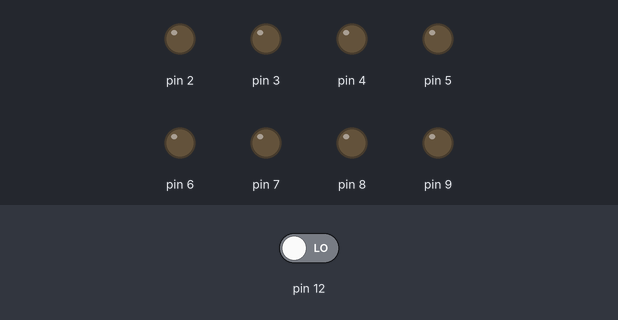
This sketch was run on a simulated Arduino Uno, built with avr-gcc and run on an emulated ATmega328P. On the bench: output pins drawn as LEDs (lit = HIGH). Inputs (shaded band) come from the test bench; at power-on: pin 12 LOW.

Above: at 1.2 s.
1.3 s: pin 12 driven HIGH
At 2.1 s:
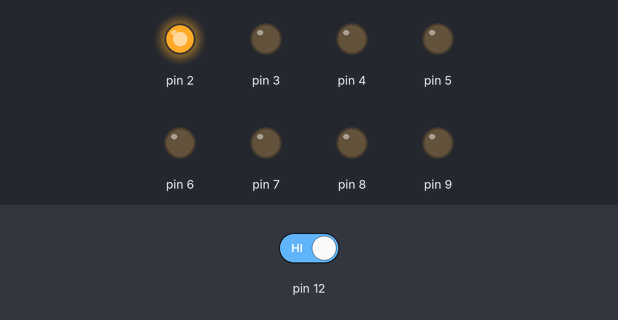
2.8 s: pin 12 driven LOW
At 3.3 s:
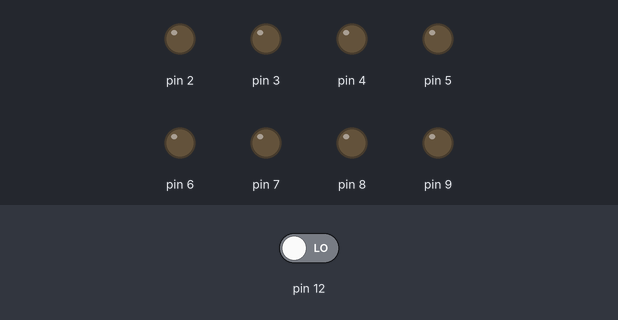
Timing chart, 0 to 5.8 s (numbered marks = the images above; inputs shaded):
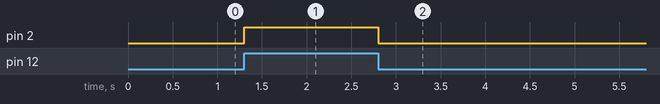

The sketch:

Testing_button.ino
```cpp
//3 is blue
//4 is orange
//5 is purple
//7 is red
//8 is green
void setup()
{
  pinMode(12,INPUT);
  for(int i = 2;i<=9; i++)
  {
    pinMode(i,OUTPUT);
  }
}
void loop()
{
  int flag;
  flag=digitalRead(12);
  if (flag == HIGH)
  {
   // int randPort;
   // randPort = random(2,9);
    digitalWrite(2,HIGH);

  }
  else
  {
    digitalWrite(2,LOW);
  }
 }
//6
```

Measured:
- after the input at 1.3 s, pin 2: LOW → HIGH at once
- after the input at 2.8 s, pin 2: HIGH → LOW at once
